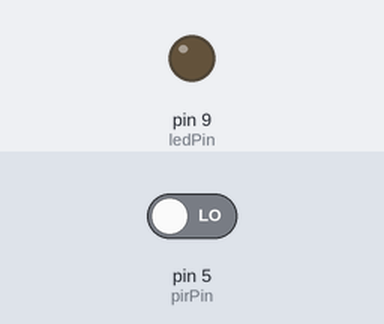
A sketch run on a simulated Arduino Uno, built with avr-gcc and run on an emulated ATmega328P. Shown: output pins drawn as LEDs (lit = HIGH). Inputs (shaded band) come from the test bench; at power-on: pin 5 (pirPin) LOW.

Above: at 1.2 s.
1.3 s: pin 5 (pirPin) driven HIGH
At 2.3 s:
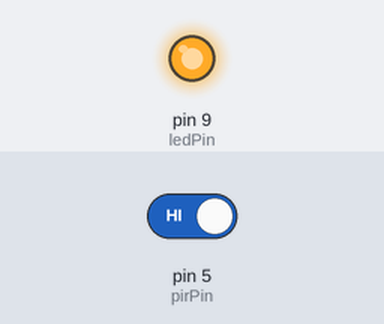
2.8 s: pin 5 (pirPin) driven LOW
At 3.8 s:
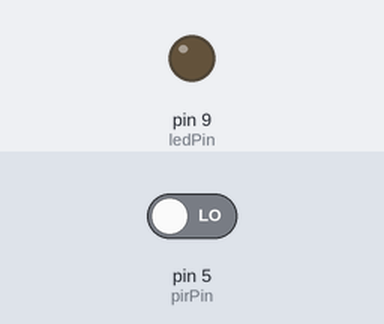
Timing chart, 0 to 5.8 s (numbered marks = the images above; inputs shaded):
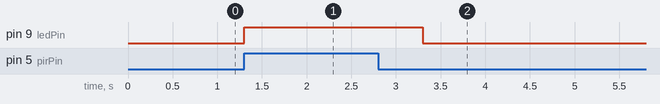

Measured:
- after the input at 1.3 s, pin 9 (ledPin): LOW → HIGH at once
- after the input at 2.8 s, pin 9 (ledPin): HIGH → LOW after 0.50 s

The sketch:

pir_sensor.ino
```cpp
// Arduino'ya bağlı bileşenlerin pin tanımlamaları
const int pirPin = 5;   // PIR sensörünün sinyal pininin Arduino'daki bağlı olduğu pin
const int ledPin = 9;   // LED'in bağlı olduğu pin

void setup() {
  pinMode(pirPin, INPUT);  // PIR sensörünün pinini giriş olarak ayarla
  pinMode(ledPin, OUTPUT); // LED pinini çıkış olarak ayarla
}

void loop() {
  int pirState = digitalRead(pirPin);  // PIR sensöründen okunan değeri al

  if (pirState == HIGH) {   // Eğer PIR sensörü hareket algılarsa
    digitalWrite(ledPin, HIGH);  // LED'i yak
    delay(1000);  // 1 saniye bekle
  } else {
    digitalWrite(ledPin, LOW);   // Hareket algılanmadığında LED'i söndür
  }
}


  // Bağlantı açıklamaları
  // Arduino GND - PIR sensörü GND
  // Arduino 5V  - PIR sensörü VCC
  // Arduino 5V  - LED anotu (uzun bacak)
  // Arduino GND - LED katodu (kısa bacak)
  // Arduino pin 5 - PIR sensörü OUT
  // Arduino pin 9 - LED
```
